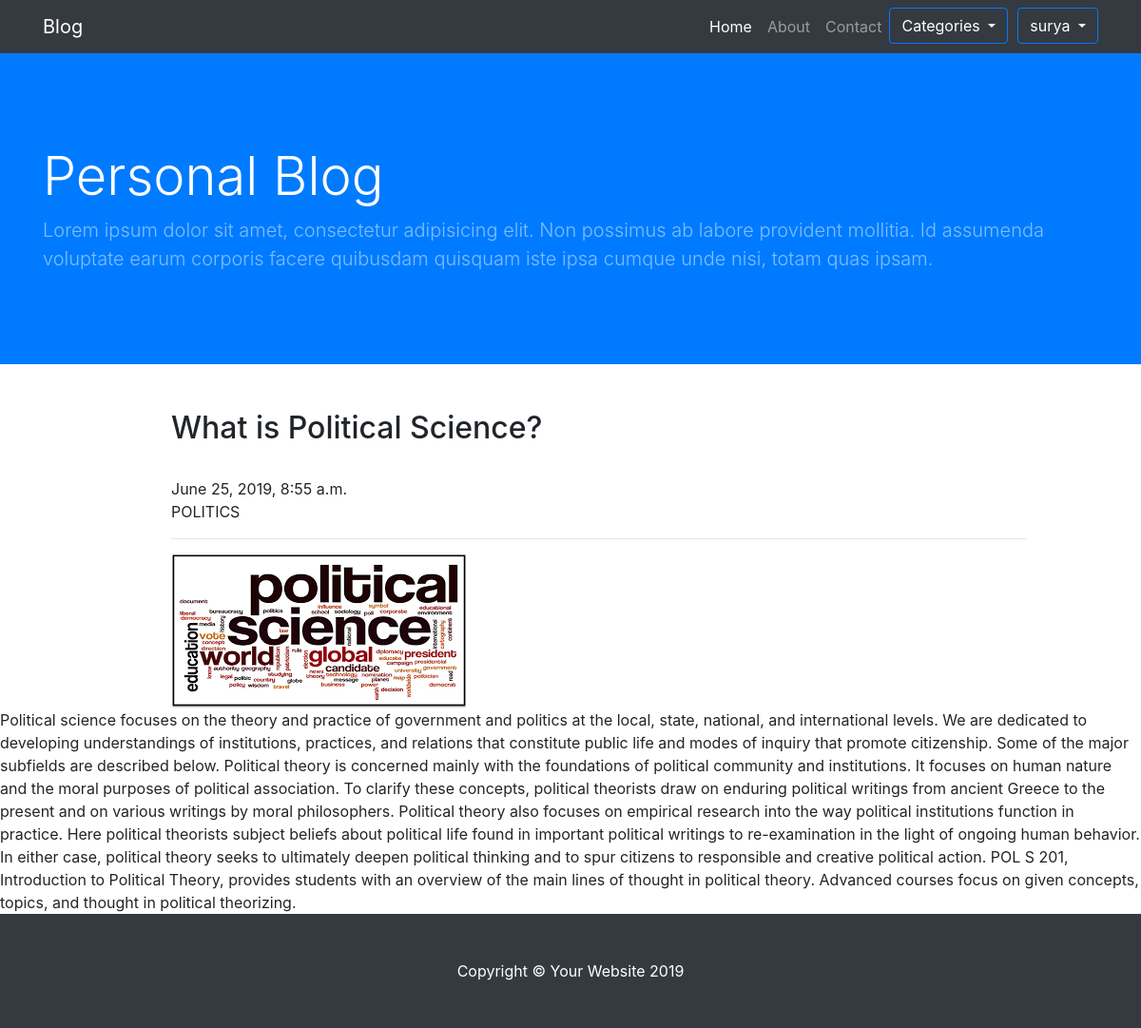
/detail/9/ (signed in), run on the app's committed database.
### blog/models.py (models this page shows)
class User(AbstractUser):
	firstname = models.CharField(max_length=100, blank=True)
	lastname = models.CharField(max_length=100, blank=True)
	bio = models.TextField(max_length=500, blank=True)
	location = models.CharField(max_length=30, blank=True)
	birth_date = models.DateField(null=True, blank=True)

class Blog(models.Model):
	title = models.CharField(max_length=100, null=False)
	content = models.TextField(null=False)
	image  = models.ImageField(null=True)
	updated_date = models.DateTimeField(auto_now_add=True, null=True)
	CATEGORY_CHOICES = (
		("BUSINESS", "Business"),
		("TECHNOLOGY", "Technology"),
		("SPORT", "Sport"),
		("POLITICS", "Politics"),
		("OTHER", "other"),
		)
	category = models.CharField(max_length=30, choices=CATEGORY_CHOICES, default= "BUSINESS")

### blog/views.py (the view)
# urls.py: path('detail/<int:id>/', views.detail, name='detail'),
def detail(request, id):
	detail_content = Blog.objects.get(id=id)
	if request.user.is_authenticated:
		return render(request, 'detail.html', {'data': detail_content})
	else:
		messages.success(request, "please login to access full article.")
		return redirect('login')

### templates/detail.html
{% extends 'base.html' %}
{% load static %}
{% block content %}
	<div style="margin-left: 15%; margin-right: 10%"">
	  <h2>{{ data.title }}</h2>
	  <br>{{ data.updated_date }}
	  <br>{{ data.category }}
	  <hr>
	  {% if data.image.url != '' %}
	  <img src="{{ data.image.url }}">
	  {% endif %}
	</div>
	{{ data.content|striptags }}
{% endblock %}

### templates/base.html (shortened to what this page needs)
{% load static %}
<!DOCTYPE html>
<html lang="en">
<head>
  <link href="{% static 'vendor/bootstrap/css/bootstrap.min.css' %}" rel="stylesheet">
  <link href="{% static 'css/business-frontpage.css' %}" rel="stylesheet">
</head>
<body>
  <nav class="navbar navbar-expand-lg navbar-dark bg-dark fixed-top">
    <div class="container">
      <a class="navbar-brand" href="#">Blog</a>
      <div class="collapse navbar-collapse" id="navbarResponsive">
        <ul class="navbar-nav ml-auto">
          <li class="nav-item active">
            <a class="nav-link" href="{% url 'home' %}">Home
            </a>
          </li>
          <li class="nav-item">
            <a class="nav-link" href="#">About</a>
          </li>
          <li class="nav-item">
            <a class="nav-link" href="{% url 'contact' %}">Contact</a>
          </li>
          <div class="dropdown">
            <button type="button" class="btn btn-primary dropdown-toggle" data-toggle="dropdown" style="background: none">
              Categories
            </button>
          </div>
          {% if user.is_authenticated %}
          <li class="nav-item">
            <div class="dropdown" style="margin-left: 10px;">
              <button type="button" class="btn btn-primary dropdown-toggle" data-toggle="dropdown" style="background: none">
                {{ user.username }}
              </button>
            </div>
              {% endif %}
            </ul>
          </div>
        </nav>
        <header class="bg-primary py-5 mb-5">
          <div class="container h-100">
            <div class="row h-100 align-items-center">
              <div class="col-lg-12">
                <h1 class="display-4 text-white mt-5 mb-2">Personal Blog</h1>
                <p class="lead mb-5 text-white-50">Lorem ipsum dolor sit amet, consectetur adipisicing elit. Non possimus ab labore provident mollitia. Id assumenda voluptate earum corporis facere quibusdam quisquam iste ipsa cumque unde nisi, totam quas ipsam.</p>
              </div>
            </div>
          </div>
        </header>
        {% block content %}
        {% endblock %}
        <footer class="py-5 bg-dark">
          <div class="container">
            <p class="m-0 text-center text-white">Copyright &copy; Your Website 2019</p>
          </div>
        </footer>
      </body>
      </html>

### static/css/business-frontpage.css (style rules this page uses)
body { padding-top: 56px; }

### data on the page
User: username "surya"
Blog: title "What is Political Science?", updated_date "June 25, 2019, 8:55 a.m.", category "POLITICS", image (picture), content "Political science focuses on the theory and practice of government and politics at the local, state, national, and international levels. We are dedicated to developing understandings of institutions, practices, and relations that constitute public life and modes of inquiry that promote citizenship. Some of the major subfields are described below. Political theory is concerned mainly with the foundations of political community and institutions. It focuses on human nature and the moral purposes of political association. To clarify these concepts, political theorists draw on enduring political writings from ancient Greece to the present and on various writings by moral philosophers. Political…"
